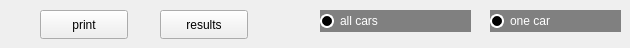
      <widget class="QWidget" name="tab_15">
       <attribute name="title">
        <string>Rentals</string>
       </attribute>
       <widget class="QPushButton" name="pushButton_11">
        <property name="geometry">
         <rect>
          <x>160</x>
          <y>10</y>
          <width>88</width>
          <height>29</height>
         </rect>
        </property>
        <property name="text">
         <string>results</string>
        </property>
       </widget>
       <widget class="QPushButton" name="pushButton_12">
        <property name="geometry">
         <rect>
          <x>40</x>
          <y>10</y>
          <width>88</width>
          <height>29</height>
         </rect>
        </property>
        <property name="text">
         <string>print</string>
        </property>
       </widget>
       <widget class="QRadioButton" name="radioButton_11">
        <property name="geometry">
         <rect>
          <x>320</x>
          <y>10</y>
          <width>151</width>
          <height>22</height>
         </rect>
        </property>
        <property name="styleSheet">
         <string notr="true">QRadioButton {
    background-color : gray;
	color : white
}

QRadioButton::indicator {
	width : 10px;
	height : 10px;
	border-radius : 7px;   
}

QRadioButton::indicator:unchecked {
    background-color : black;
    border: 2px solid white;
}

QRadioButton::indicator:checked {
	background-color : white;
    border: 2px solid white;
}
</string>
        </property>
        <property name="text">
         <string>all cars</string>
        </property>
       </widget>
       <widget class="QRadioButton" name="radioButton_12">
        <property name="geometry">
         <rect>
          <x>490</x>
          <y>10</y>
          <width>131</width>
          <height>22</height>
         </rect>
        </property>
        <property name="styleSheet">
         <string notr="true">QRadioButton {
    background-color : gray;
	color : white
}

QRadioButton::indicator {
	width : 10px;
	height : 10px;
	border-radius : 7px;   
}

QRadioButton::indicator:unchecked {
    background-color : black;
    border: 2px solid white;
}

QRadioButton::indicator:checked {
	background-color : white;
    border: 2px solid white;
}
</string>
        </property>
        <property name="text">
         <string>one car</string>
        </property>
       </widget>
      </widget>
